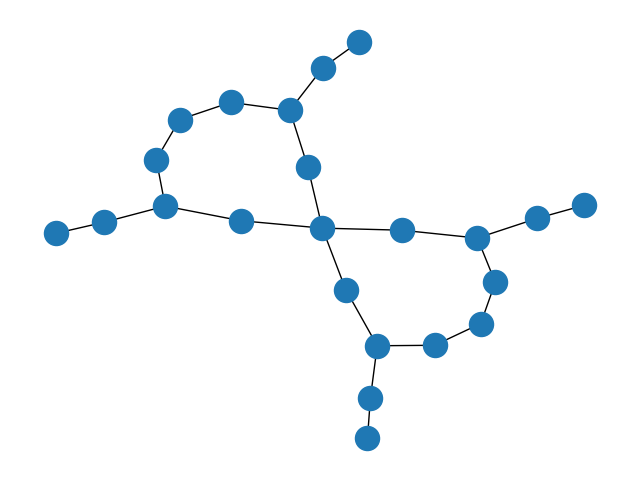

The script that drew this image:
import networkx as nx
import matplotlib.pyplot as plt
G = nx.Graph()

G.add_nodes_from([("node 1", {"name": "disjoint"}), ("node 2", {"name": "disjointTouch"}),
                  ("node 3", {"name": "meet"}), ("node 4", {"name": "overlapMeet"}),
                  ("node 5", {"name": "overlap"}), ("node 6", {"name": "overlapCoveredBy"}),
                  ("node 7", {"name": "overlapCovers"}), ("node 8", {"name": "coveredBy"}),
                  ("node 10", {"name": "covers"}),
                  ("node 11", {"name": "insideTouch"}), ("node 12", {"name": "coveredByFully"}),
                  ("node 13", {"name": "coversFully"}), ("node 14", {"name": "containsTouch"}),
                  ("node 15", {"name": "inside"}),
                  ("node 17", {"name": "equals"}),
                  ("node 19", {"name": "contains"}), ("node 20", {"name": "embrace"}),
                  ("node 22", {"name": "attach"}),
                  ("node 24", {"name": "embraceTouch"}), ("node 25", {"name": "entwinedFully"}),
                  ("node 26", {"name": "meetFully"}),
                  ("node 27", {"name": "entwined"}),
                  ("node 29", {"name": "overlapEntwined"})

                  ])
# Side disjoint to inside
G.add_edge("node 1", "node 2")
G.add_edge("node 2", "node 3")
G.add_edge("node 3", "node 4")
G.add_edge("node 4", "node 5")
G.add_edge("node 5", "node 6")
G.add_edge("node 6", "node 8")
G.add_edge("node 8", "node 11")
G.add_edge("node 11", "node 15")

# Side embrace to contains
G.add_edge("node 20", "node 24")
G.add_edge("node 24", "node 27")
G.add_edge("node 27", "node 29")
G.add_edge("node 29", "node 5")
G.add_edge("node 5", "node 7")
G.add_edge("node 7", "node 10")
G.add_edge("node 10", "node 14")
G.add_edge("node 14", "node 19")

# Top Hat
G.add_edge("node 27", "node 25")
G.add_edge("node 25", "node 22")
G.add_edge("node 22", "node 26")
G.add_edge("node 26", "node 3")

# Bottom Hat
G.add_edge("node 8", "node 12")
G.add_edge("node 12", "node 17")
G.add_edge("node 17", "node 13")
G.add_edge("node 13", "node 10")


nx.draw(G)
plt.show()

spl = dict(nx.all_pairs_shortest_path_length(G))
# 23
# print(spl["node 1"]["node 1"])
# print(spl["node 1"]["node 2"])
# print(spl["node 1"]["node 3"])
# print(spl["node 1"]["node 4"])
# print(spl["node 1"]["node 5"])
# print(spl["node 1"]["node 6"])
# print(spl["node 1"]["node 7"])
# print(spl["node 1"]["node 8"])
# print(spl["node 1"]["node 10"])
# print(spl["node 1"]["node 11"])
# print(spl["node 1"]["node 12"])
# print(spl["node 1"]["node 13"])
# print(spl["node 1"]["node 14"])
# print(spl["node 1"]["node 15"])
# print(spl["node 1"]["node 17"])
# print(spl["node 1"]["node 19"])
# print(spl["node 1"]["node 20"])
# print(spl["node 1"]["node 22"])
# print(spl["node 1"]["node 24"])
# print(spl["node 5"]["node 25"])
# print(spl["node 1"]["node 26"])
# print(spl["node 1"]["node 27"])
# print(spl["node 1"]["node 29"])
#
# print(spl["node 2"]["node 1"])
# print(spl["node 2"]["node 2"])
# print(spl["node 2"]["node 3"])
# print(spl["node 2"]["node 4"])
# print(spl["node 2"]["node 5"])
# print(spl["node 2"]["node 6"])
# print(spl["node 2"]["node 7"])
# print(spl["node 2"]["node 8"])
# print(spl["node 2"]["node 10"])
# print(spl["node 2"]["node 11"])
# print(spl["node 2"]["node 12"])
# print(spl["node 2"]["node 13"])
# print(spl["node 2"]["node 14"])
# print(spl["node 2"]["node 15"])
# print(spl["node 2"]["node 17"])
# print(spl["node 2"]["node 19"])
# print(spl["node 2"]["node 20"])
# print(spl["node 2"]["node 22"])
# print(spl["node 2"]["node 24"])
# print(spl["node 2"]["node 25"])
# print(spl["node 2"]["node 26"])
# print(spl["node 2"]["node 27"])
# print(spl["node 2"]["node 29"])

# print(spl["node 3"]["node 1"])
# print(spl["node 3"]["node 2"])
# print(spl["node 3"]["node 3"])
# print(spl["node 3"]["node 4"])
# print(spl["node 3"]["node 5"])
# print(spl["node 3"]["node 6"])
# print(spl["node 3"]["node 7"])
# print(spl["node 3"]["node 8"])
# print(spl["node 3"]["node 10"])
# print(spl["node 3"]["node 11"])
# print(spl["node 3"]["node 12"])
# print(spl["node 3"]["node 13"])
# print(spl["node 3"]["node 14"])
# print(spl["node 3"]["node 15"])
# print(spl["node 3"]["node 17"])
# print(spl["node 3"]["node 19"])
# print(spl["node 3"]["node 20"])
# print(spl["node 3"]["node 22"])
# print(spl["node 3"]["node 24"])
# print(spl["node 3"]["node 25"])
# print(spl["node 3"]["node 26"])
# print(spl["node 3"]["node 27"])
# print(spl["node 3"]["node 29"])

# print(spl["node 4"]["node 1"])
# print(spl["node 4"]["node 2"])
# print(spl["node 4"]["node 3"])
# print(spl["node 4"]["node 4"])
# print(spl["node 4"]["node 5"])
# print(spl["node 4"]["node 6"])
# print(spl["node 4"]["node 7"])
# print(spl["node 4"]["node 8"])
# print(spl["node 4"]["node 10"])
# print(spl["node 4"]["node 11"])
# print(spl["node 4"]["node 12"])
# print(spl["node 4"]["node 13"])
# print(spl["node 4"]["node 14"])
# print(spl["node 4"]["node 15"])
# print(spl["node 4"]["node 17"])
# print(spl["node 4"]["node 19"])
# print(spl["node 4"]["node 20"])
# print(spl["node 4"]["node 22"])
# print(spl["node 4"]["node 24"])
# print(spl["node 4"]["node 25"])
# print(spl["node 4"]["node 26"])
# print(spl["node 4"]["node 27"])
# print(spl["node 4"]["node 29"])

# print(spl["node 5"]["node 1"])
# print(spl["node 5"]["node 2"])
# print(spl["node 5"]["node 3"])
# print(spl["node 5"]["node 4"])
# print(spl["node 5"]["node 5"])
# print(spl["node 5"]["node 6"])
# print(spl["node 5"]["node 7"])
# print(spl["node 5"]["node 8"])
# print(spl["node 5"]["node 10"])
# print(spl["node 5"]["node 11"])
# print(spl["node 5"]["node 12"])
# print(spl["node 5"]["node 13"])
# print(spl["node 5"]["node 14"])
# print(spl["node 5"]["node 15"])
# print(spl["node 5"]["node 17"])
# print(spl["node 5"]["node 19"])
# print(spl["node 5"]["node 20"])
# print(spl["node 5"]["node 22"])
# print(spl["node 5"]["node 24"])
# print(spl["node 5"]["node 25"])
# print(spl["node 5"]["node 26"])
# print(spl["node 5"]["node 27"])
# print(spl["node 5"]["node 29"])

# print(spl["node 6"]["node 1"])
# print(spl["node 6"]["node 2"])
# print(spl["node 6"]["node 3"])
# print(spl["node 6"]["node 4"])
# print(spl["node 6"]["node 5"])
# print(spl["node 6"]["node 6"])
# print(spl["node 6"]["node 7"])
# print(spl["node 6"]["node 8"])
# print(spl["node 6"]["node 10"])
# print(spl["node 6"]["node 11"])
# print(spl["node 6"]["node 12"])
# print(spl["node 6"]["node 13"])
# print(spl["node 6"]["node 14"])
# print(spl["node 6"]["node 15"])
# print(spl["node 6"]["node 17"])
# print(spl["node 6"]["node 19"])
# print(spl["node 6"]["node 20"])
# print(spl["node 6"]["node 22"])
# print(spl["node 6"]["node 24"])
# print(spl["node 6"]["node 25"])
# print(spl["node 6"]["node 26"])
# print(spl["node 6"]["node 27"])
# print(spl["node 6"]["node 29"])

# print(spl["node 7"]["node 1"])
# print(spl["node 7"]["node 2"])
# print(spl["node 7"]["node 3"])
# print(spl["node 7"]["node 4"])
# print(spl["node 7"]["node 5"])
# print(spl["node 7"]["node 6"])
# print(spl["node 7"]["node 7"])
# print(spl["node 7"]["node 8"])
# print(spl["node 7"]["node 10"])
# print(spl["node 7"]["node 11"])
# print(spl["node 7"]["node 12"])
# print(spl["node 7"]["node 13"])
# print(spl["node 7"]["node 14"])
# print(spl["node 7"]["node 15"])
# print(spl["node 7"]["node 17"])
# print(spl["node 7"]["node 19"])
# print(spl["node 7"]["node 20"])
# print(spl["node 7"]["node 22"])
# print(spl["node 7"]["node 24"])
# print(spl["node 7"]["node 25"])
# print(spl["node 7"]["node 26"])
# print(spl["node 7"]["node 27"])
# print(spl["node 7"]["node 29"])

# print(spl["node 8"]["node 1"])
# print(spl["node 8"]["node 2"])
# print(spl["node 8"]["node 3"])
# print(spl["node 8"]["node 4"])
# print(spl["node 8"]["node 5"])
# print(spl["node 8"]["node 6"])
# print(spl["node 8"]["node 7"])
# print(spl["node 8"]["node 8"])
# print(spl["node 8"]["node 10"])
# print(spl["node 8"]["node 11"])
# print(spl["node 8"]["node 12"])
# print(spl["node 8"]["node 13"])
# print(spl["node 8"]["node 14"])
# print(spl["node 8"]["node 15"])
# print(spl["node 8"]["node 17"])
# print(spl["node 8"]["node 19"])
# print(spl["node 8"]["node 20"])
# print(spl["node 8"]["node 22"])
# print(spl["node 8"]["node 24"])
# print(spl["node 8"]["node 25"])
# print(spl["node 8"]["node 26"])
# print(spl["node 8"]["node 27"])
# print(spl["node 8"]["node 29"])

# print(spl["node 10"]["node 1"])
# print(spl["node 10"]["node 2"])
# print(spl["node 10"]["node 3"])
# print(spl["node 10"]["node 4"])
# print(spl["node 10"]["node 5"])
# print(spl["node 10"]["node 6"])
# print(spl["node 10"]["node 7"])
# print(spl["node 10"]["node 8"])
# print(spl["node 10"]["node 10"])
# print(spl["node 10"]["node 11"])
# print(spl["node 10"]["node 12"])
# print(spl["node 10"]["node 13"])
# print(spl["node 10"]["node 14"])
# print(spl["node 10"]["node 15"])
# print(spl["node 10"]["node 17"])
# print(spl["node 10"]["node 19"])
# print(spl["node 10"]["node 20"])
# print(spl["node 10"]["node 22"])
# print(spl["node 10"]["node 24"])
# print(spl["node 10"]["node 25"])
# print(spl["node 10"]["node 26"])
# print(spl["node 10"]["node 27"])
# print(spl["node 10"]["node 29"])

# print(spl["node 11"]["node 1"])
# print(spl["node 11"]["node 2"])
# print(spl["node 11"]["node 3"])
# print(spl["node 11"]["node 4"])
# print(spl["node 11"]["node 5"])
# print(spl["node 11"]["node 6"])
# print(spl["node 11"]["node 7"])
# print(spl["node 11"]["node 8"])
# print(spl["node 11"]["node 10"])
# print(spl["node 11"]["node 11"])
# print(spl["node 11"]["node 12"])
# print(spl["node 11"]["node 13"])
# print(spl["node 11"]["node 14"])
# print(spl["node 11"]["node 15"])
# print(spl["node 11"]["node 17"])
# print(spl["node 11"]["node 19"])
# print(spl["node 11"]["node 20"])
# print(spl["node 11"]["node 22"])
# print(spl["node 11"]["node 24"])
# print(spl["node 11"]["node 25"])
# print(spl["node 11"]["node 26"])
# print(spl["node 11"]["node 27"])
# print(spl["node 11"]["node 29"])

# print(spl["node 12"]["node 1"])
# print(spl["node 12"]["node 2"])
# print(spl["node 12"]["node 3"])
# print(spl["node 12"]["node 4"])
# print(spl["node 12"]["node 5"])
# print(spl["node 12"]["node 6"])
# print(spl["node 12"]["node 7"])
# print(spl["node 12"]["node 8"])
# print(spl["node 12"]["node 10"])
# print(spl["node 12"]["node 11"])
# print(spl["node 12"]["node 12"])
# print(spl["node 12"]["node 13"])
# print(spl["node 12"]["node 14"])
# print(spl["node 12"]["node 15"])
# print(spl["node 12"]["node 17"])
# print(spl["node 12"]["node 19"])
# print(spl["node 12"]["node 20"])
# print(spl["node 12"]["node 22"])
# print(spl["node 12"]["node 24"])
# print(spl["node 12"]["node 25"])
# print(spl["node 12"]["node 26"])
# print(spl["node 12"]["node 27"])
# print(spl["node 12"]["node 29"])

# print(spl["node 13"]["node 1"])
# print(spl["node 13"]["node 2"])
# print(spl["node 13"]["node 3"])
# print(spl["node 13"]["node 4"])
# print(spl["node 13"]["node 5"])
# print(spl["node 13"]["node 6"])
# print(spl["node 13"]["node 7"])
# print(spl["node 13"]["node 8"])
# print(spl["node 13"]["node 10"])
# print(spl["node 13"]["node 11"])
# print(spl["node 13"]["node 12"])
# print(spl["node 13"]["node 13"])
# print(spl["node 13"]["node 14"])
# print(spl["node 13"]["node 15"])
# print(spl["node 13"]["node 17"])
# print(spl["node 13"]["node 19"])
# print(spl["node 13"]["node 20"])
# print(spl["node 13"]["node 22"])
# print(spl["node 13"]["node 24"])
# print(spl["node 13"]["node 25"])
# print(spl["node 13"]["node 26"])
# print(spl["node 13"]["node 27"])
# print(spl["node 13"]["node 29"])
#
#
# print(spl["node 14"]["node 1"])
# print(spl["node 14"]["node 2"])
# print(spl["node 14"]["node 3"])
# print(spl["node 14"]["node 4"])
# print(spl["node 14"]["node 5"])
# print(spl["node 14"]["node 6"])
# print(spl["node 14"]["node 7"])
# print(spl["node 14"]["node 8"])
# print(spl["node 14"]["node 10"])
# print(spl["node 14"]["node 11"])
# print(spl["node 14"]["node 12"])
# print(spl["node 14"]["node 13"])
# print(spl["node 14"]["node 14"])
# print(spl["node 14"]["node 15"])
# print(spl["node 14"]["node 17"])
# print(spl["node 14"]["node 19"])
# print(spl["node 14"]["node 20"])
# print(spl["node 14"]["node 22"])
# print(spl["node 14"]["node 24"])
# print(spl["node 14"]["node 25"])
# print(spl["node 14"]["node 26"])
# print(spl["node 14"]["node 27"])
# print(spl["node 14"]["node 29"])
#
#
# print(spl["node 15"]["node 1"])
# print(spl["node 15"]["node 2"])
# print(spl["node 15"]["node 3"])
# print(spl["node 15"]["node 4"])
# print(spl["node 15"]["node 5"])
# print(spl["node 15"]["node 6"])
# print(spl["node 15"]["node 7"])
# print(spl["node 15"]["node 8"])
# print(spl["node 15"]["node 10"])
# print(spl["node 15"]["node 11"])
# print(spl["node 15"]["node 12"])
# print(spl["node 15"]["node 13"])
# print(spl["node 15"]["node 14"])
# print(spl["node 15"]["node 15"])
# print(spl["node 15"]["node 17"])
# print(spl["node 15"]["node 19"])
# print(spl["node 15"]["node 20"])
# print(spl["node 15"]["node 22"])
# print(spl["node 15"]["node 24"])
# print(spl["node 15"]["node 25"])
# print(spl["node 15"]["node 26"])
# print(spl["node 15"]["node 27"])
# print(spl["node 15"]["node 29"])

#
# print(spl["node 17"]["node 1"])
# print(spl["node 17"]["node 2"])
# print(spl["node 17"]["node 3"])
# print(spl["node 17"]["node 4"])
# print(spl["node 17"]["node 5"])
# print(spl["node 17"]["node 6"])
# print(spl["node 17"]["node 7"])
# print(spl["node 17"]["node 8"])
# print(spl["node 17"]["node 10"])
# print(spl["node 17"]["node 11"])
# print(spl["node 17"]["node 12"])
# print(spl["node 17"]["node 13"])
# print(spl["node 17"]["node 14"])
# print(spl["node 17"]["node 15"])
# print(spl["node 17"]["node 17"])
# print(spl["node 17"]["node 19"])
# print(spl["node 17"]["node 20"])
# print(spl["node 17"]["node 22"])
# print(spl["node 17"]["node 24"])
# print(spl["node 17"]["node 25"])
# print(spl["node 17"]["node 26"])
# print(spl["node 17"]["node 27"])
# print(spl["node 17"]["node 29"])
#
# #
# print(spl["node 19"]["node 1"])
# print(spl["node 19"]["node 2"])
# print(spl["node 19"]["node 3"])
# print(spl["node 19"]["node 4"])
# print(spl["node 19"]["node 5"])
# print(spl["node 19"]["node 6"])
# print(spl["node 19"]["node 7"])
# print(spl["node 19"]["node 8"])
# print(spl["node 19"]["node 10"])
# print(spl["node 19"]["node 11"])
# print(spl["node 19"]["node 12"])
# print(spl["node 19"]["node 13"])
# print(spl["node 19"]["node 14"])
# print(spl["node 19"]["node 15"])
# print(spl["node 19"]["node 17"])
# print(spl["node 19"]["node 19"])
# print(spl["node 19"]["node 20"])
# print(spl["node 19"]["node 22"])
# print(spl["node 19"]["node 24"])
# print(spl["node 19"]["node 25"])
# print(spl["node 19"]["node 26"])
# print(spl["node 19"]["node 27"])
# print(spl["node 19"]["node 29"])
#
#
# print(spl["node 20"]["node 1"])
# print(spl["node 20"]["node 2"])
# print(spl["node 20"]["node 3"])
# print(spl["node 20"]["node 4"])
# print(spl["node 20"]["node 5"])
# print(spl["node 20"]["node 6"])
# print(spl["node 20"]["node 7"])
# print(spl["node 20"]["node 8"])
# print(spl["node 20"]["node 10"])
# print(spl["node 20"]["node 11"])
# print(spl["node 20"]["node 12"])
# print(spl["node 20"]["node 13"])
# print(spl["node 20"]["node 14"])
# print(spl["node 20"]["node 15"])
# print(spl["node 20"]["node 17"])
# print(spl["node 20"]["node 19"])
# print(spl["node 20"]["node 20"])
# print(spl["node 20"]["node 22"])
# print(spl["node 20"]["node 24"])
# print(spl["node 20"]["node 25"])
# print(spl["node 20"]["node 26"])
# print(spl["node 20"]["node 27"])
# print(spl["node 20"]["node 29"])


# print(spl["node 22"]["node 1"])
# print(spl["node 22"]["node 2"])
# print(spl["node 22"]["node 3"])
# print(spl["node 22"]["node 4"])
# print(spl["node 22"]["node 5"])
# print(spl["node 22"]["node 6"])
# print(spl["node 22"]["node 7"])
# print(spl["node 22"]["node 8"])
# print(spl["node 22"]["node 10"])
# print(spl["node 22"]["node 11"])
# print(spl["node 22"]["node 12"])
# print(spl["node 22"]["node 13"])
# print(spl["node 22"]["node 14"])
# print(spl["node 22"]["node 15"])
# print(spl["node 22"]["node 17"])
# print(spl["node 22"]["node 19"])
# print(spl["node 22"]["node 20"])
# print(spl["node 22"]["node 22"])
# print(spl["node 22"]["node 24"])
# print(spl["node 22"]["node 25"])
# print(spl["node 22"]["node 26"])
# print(spl["node 22"]["node 27"])
# print(spl["node 22"]["node 29"])

#
# print(spl["node 24"]["node 1"])
# print(spl["node 24"]["node 2"])
# print(spl["node 24"]["node 3"])
# print(spl["node 24"]["node 4"])
# print(spl["node 24"]["node 5"])
# print(spl["node 24"]["node 6"])
# print(spl["node 24"]["node 7"])
# print(spl["node 24"]["node 8"])
# print(spl["node 24"]["node 10"])
# print(spl["node 24"]["node 11"])
# print(spl["node 24"]["node 12"])
# print(spl["node 24"]["node 13"])
# print(spl["node 24"]["node 14"])
# print(spl["node 24"]["node 15"])
# print(spl["node 24"]["node 17"])
# print(spl["node 24"]["node 19"])
# print(spl["node 24"]["node 20"])
# print(spl["node 24"]["node 22"])
# print(spl["node 24"]["node 24"])
# print(spl["node 24"]["node 25"])
# print(spl["node 24"]["node 26"])
# print(spl["node 24"]["node 27"])
# print(spl["node 24"]["node 29"])


# print(spl["node 25"]["node 1"])
# print(spl["node 25"]["node 2"])
# print(spl["node 25"]["node 3"])
# print(spl["node 25"]["node 4"])
# print(spl["node 25"]["node 5"])
# print(spl["node 25"]["node 6"])
# print(spl["node 25"]["node 7"])
# print(spl["node 25"]["node 8"])
# print(spl["node 25"]["node 10"])
# print(spl["node 25"]["node 11"])
# print(spl["node 25"]["node 12"])
# print(spl["node 25"]["node 13"])
# print(spl["node 25"]["node 14"])
# print(spl["node 25"]["node 15"])
# print(spl["node 25"]["node 17"])
# print(spl["node 25"]["node 19"])
# print(spl["node 25"]["node 20"])
# print(spl["node 25"]["node 22"])
# print(spl["node 25"]["node 24"])
# print(spl["node 25"]["node 25"])
# print(spl["node 25"]["node 26"])
# print(spl["node 25"]["node 27"])
# print(spl["node 25"]["node 29"])


# print(spl["node 26"]["node 1"])
# print(spl["node 26"]["node 2"])
# print(spl["node 26"]["node 3"])
# print(spl["node 26"]["node 4"])
# print(spl["node 26"]["node 5"])
# print(spl["node 26"]["node 6"])
# print(spl["node 26"]["node 7"])
# print(spl["node 26"]["node 8"])
# print(spl["node 26"]["node 10"])
# print(spl["node 26"]["node 11"])
# print(spl["node 26"]["node 12"])
# print(spl["node 26"]["node 13"])
# print(spl["node 26"]["node 14"])
# print(spl["node 26"]["node 15"])
# print(spl["node 26"]["node 17"])
# print(spl["node 26"]["node 19"])
# print(spl["node 26"]["node 20"])
# print(spl["node 26"]["node 22"])
# print(spl["node 26"]["node 24"])
# print(spl["node 26"]["node 25"])
# print(spl["node 26"]["node 26"])
# print(spl["node 26"]["node 27"])
# print(spl["node 26"]["node 29"])


# print(spl["node 27"]["node 1"])
# print(spl["node 27"]["node 2"])
# print(spl["node 27"]["node 3"])
# print(spl["node 27"]["node 4"])
# print(spl["node 27"]["node 5"])
# print(spl["node 27"]["node 6"])
# print(spl["node 27"]["node 7"])
# print(spl["node 27"]["node 8"])
# print(spl["node 27"]["node 10"])
# print(spl["node 27"]["node 11"])
# print(spl["node 27"]["node 12"])
# print(spl["node 27"]["node 13"])
# print(spl["node 27"]["node 14"])
# print(spl["node 27"]["node 15"])
# print(spl["node 27"]["node 17"])
# print(spl["node 27"]["node 19"])
# print(spl["node 27"]["node 20"])
# print(spl["node 27"]["node 22"])
# print(spl["node 27"]["node 24"])
# print(spl["node 27"]["node 25"])
# print(spl["node 27"]["node 26"])
# print(spl["node 27"]["node 27"])
# print(spl["node 27"]["node 29"])

# print(spl["node 29"]["node 1"])
# print(spl["node 29"]["node 2"])
# print(spl["node 29"]["node 3"])
# print(spl["node 29"]["node 4"])
# print(spl["node 29"]["node 5"])
# print(spl["node 29"]["node 6"])
# print(spl["node 29"]["node 7"])
# print(spl["node 29"]["node 8"])
# print(spl["node 29"]["node 10"])
# print(spl["node 29"]["node 11"])
# print(spl["node 29"]["node 12"])
# print(spl["node 29"]["node 13"])
# print(spl["node 29"]["node 14"])
# print(spl["node 29"]["node 15"])
# print(spl["node 29"]["node 17"])
# print(spl["node 29"]["node 19"])
# print(spl["node 29"]["node 20"])
# print(spl["node 29"]["node 22"])
# print(spl["node 29"]["node 24"])
# print(spl["node 29"]["node 25"])
# print(spl["node 29"]["node 26"])
# print(spl["node 29"]["node 27"])
# print(spl["node 29"]["node 29"])
